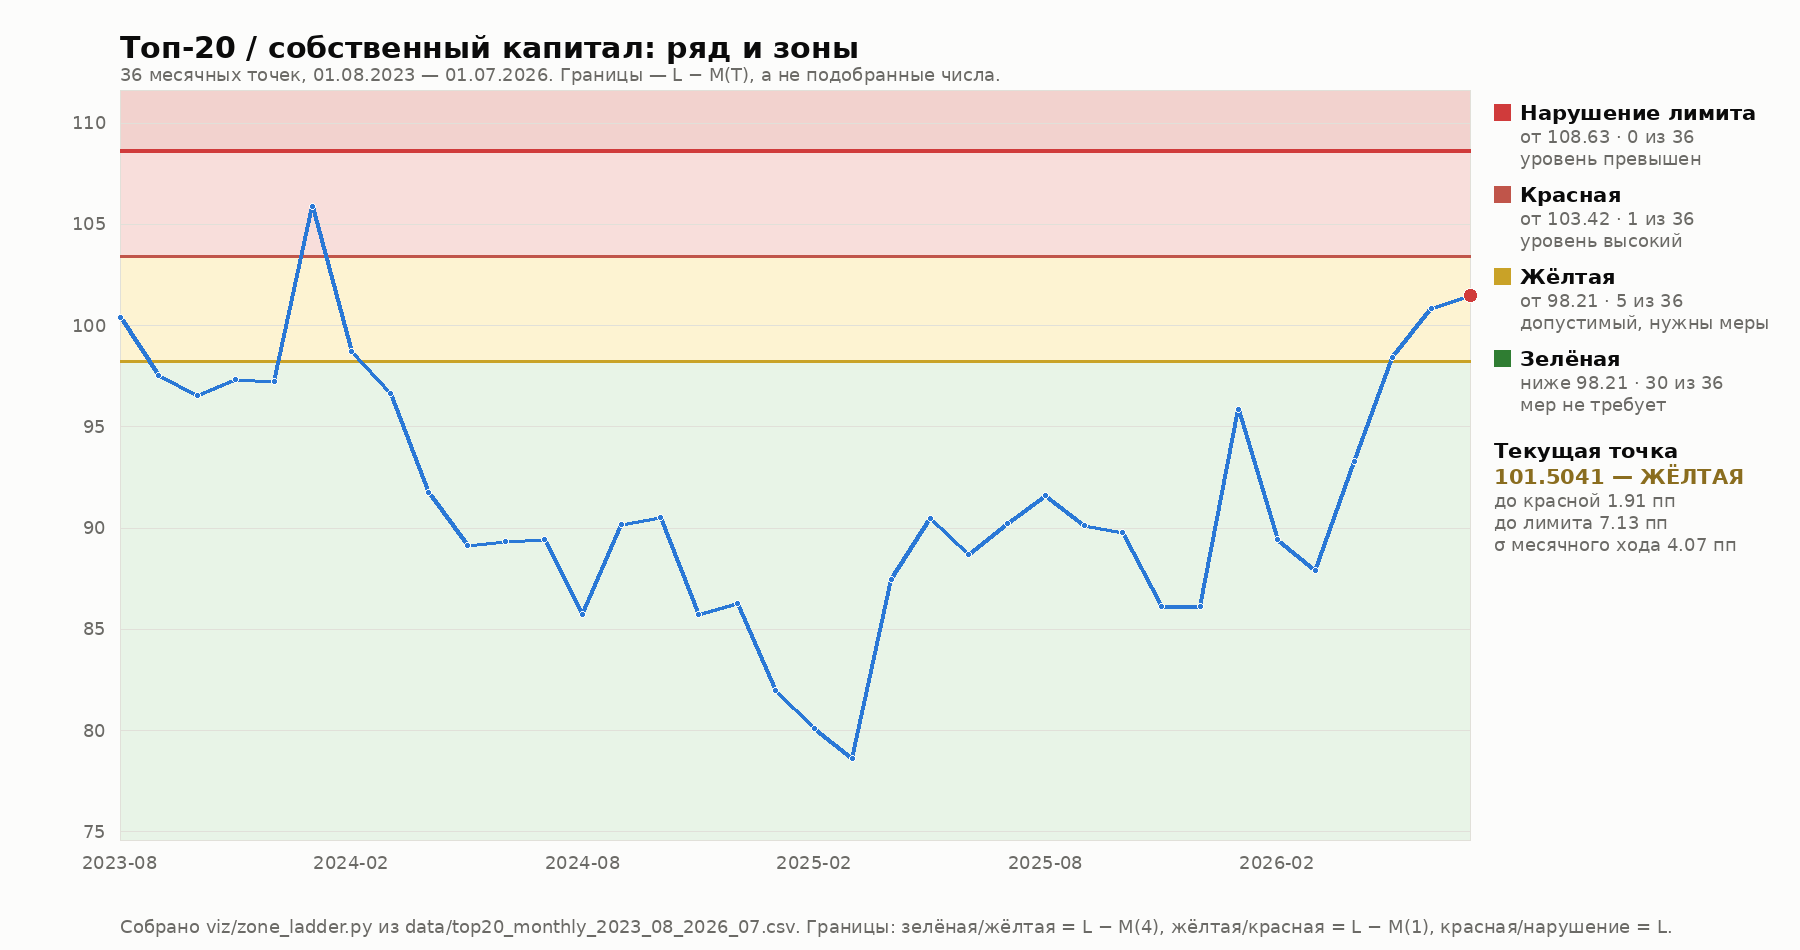

Write the Python code that produced this figure.
#!/usr/bin/env python3
# -*- coding: utf-8 -*-
"""Ряд топ-20 и лестница зон — PNG для вставки в расчётный лист.

Почему отдельный скрипт, а не `charts.py`: тот требует matplotlib, которого
в контейнере сессии нет. Здесь только PIL, который есть везде.

Почему не переиспользуется `zone_series.svg`: он нарисован под прежнюю разметку
с одной жёлтой линией на 99,60, а зоны с 15.09.2026 — лестница 98,21 / 103,42 /
108,63. Картинка, показывающая другие границы, чем лист, хуже её отсутствия.
Excel к тому же не вставляет SVG.

    python3 zone_ladder.py          # -> zone_ladder.png

Палитра — из методики визуализации (см. README.md): поверхность #fcfcfb,
текст #0b0b0b, статусные #d03b3b / #fab219 / #0ca30c за состоянием.
"""

import csv
import math
import os
import statistics as st

from PIL import Image, ImageDraw, ImageFont

HERE = os.path.dirname(os.path.abspath(__file__))
DATA = os.path.join(HERE, "..", "data", "top20_monthly_2023_08_2026_07.csv")
OUT = os.path.join(HERE, "zone_ladder.png")

W, H = 1800, 950
PAD_L, PAD_R, PAD_T, PAD_B = 120, 330, 90, 110
SURFACE, INK, MUTED, GRID = "#fcfcfb", "#0b0b0b", "#6b6a66", "#e1e0d9"
GREEN, YELLOW, RED, LIMIT = "#e8f4e7", "#fdf3d2", "#f8dedb", "#d03b3b"
LINE = "#2a78d6"
FONT = "/usr/share/fonts/truetype/dejavu/DejaVuSans.ttf"
FONT_B = "/usr/share/fonts/truetype/dejavu/DejaVuSans-Bold.ttf"

Z90 = 1.2815515655446004
K_G26 = 439961.267 / 503086.114          # СК_бал / СК_рег на 01.01.2026
L_REG = 95.0


def load():
    with open(DATA, encoding="utf-8") as fh:
        rows = list(csv.DictReader(fh, delimiter=";"))
    return [r["date"] for r in rows], [float(r["coef_new"]) * 100 for r in rows]


def main():
    dates, v = load()
    d = [v[i] - v[i - 1] for i in range(1, len(v))]
    sigma = st.stdev(d)
    L = L_REG / K_G26
    g = L - Z90 * sigma * 2              # L − M(4)
    y = L - Z90 * sigma                  # L − M(1)

    lo = min(min(v), g) - 4
    hi = max(max(v), L) + 3
    px = lambda i: PAD_L + i * (W - PAD_L - PAD_R) / (len(v) - 1)
    py = lambda val: H - PAD_B - (val - lo) * (H - PAD_T - PAD_B) / (hi - lo)

    im = Image.new("RGB", (W, H), SURFACE)
    dr = ImageDraw.Draw(im)
    f_t = ImageFont.truetype(FONT_B, 30)
    f_l = ImageFont.truetype(FONT, 20)
    f_s = ImageFont.truetype(FONT, 18)
    f_b = ImageFont.truetype(FONT_B, 21)

    # полосы зон
    for a, b, colour in ((lo, g, GREEN), (g, y, YELLOW), (y, L, RED)):
        dr.rectangle([PAD_L, py(b), W - PAD_R, py(a)], fill=colour)
    dr.rectangle([PAD_L, py(hi), W - PAD_R, py(L)], fill="#f2d2ce")

    # сетка и ось
    step = 5
    t = math.floor(lo / step) * step
    while t <= hi:
        if lo <= t <= hi:
            dr.line([PAD_L, py(t), W - PAD_R, py(t)], fill=GRID)
            dr.text((PAD_L - 14, py(t) - 11), f"{t:.0f}", font=f_s, fill=MUTED,
                    anchor="ra")
        t += step
    dr.rectangle([PAD_L, PAD_T, W - PAD_R, H - PAD_B], outline=GRID)

    # границы
    for val, colour, width in ((g, "#c9a227", 3), (y, "#c0554a", 3), (L, LIMIT, 4)):
        dr.line([PAD_L, py(val), W - PAD_R, py(val)], fill=colour, width=width)

    # ряд
    pts = [(px(i), py(x)) for i, x in enumerate(v)]
    dr.line(pts, fill=LINE, width=4, joint="curve")
    for i, (x, yy) in enumerate(pts):
        r = 7 if i == len(pts) - 1 else 3
        dr.ellipse([x - r, yy - r, x + r, yy + r],
                   fill=(LIMIT if i == len(pts) - 1 else LINE), outline=SURFACE)

    # подписи дат: каждая шестая
    for i in range(0, len(v), 6):
        dr.text((px(i), H - PAD_B + 12), dates[i][:7], font=f_s, fill=MUTED,
                anchor="ma")

    # правое поле — легенда зон
    lx = W - PAD_R + 24
    dr.text((PAD_L, 30), "Топ-20 / собственный капитал: ряд и зоны", font=f_t, fill=INK)
    dr.text((PAD_L, 64),
            "36 месячных точек, 01.08.2023 — 01.07.2026. Границы — L − M(T), "
            "а не подобранные числа.", font=f_s, fill=MUTED)

    cnt = [sum(1 for x in v if x < g), sum(1 for x in v if g <= x < y),
           sum(1 for x in v if y <= x < L), sum(1 for x in v if x >= L)]
    rows = [("Нарушение лимита", L, LIMIT, cnt[3], "уровень превышен"),
            ("Красная", y, "#c0554a", cnt[2], "уровень высокий"),
            ("Жёлтая", g, "#c9a227", cnt[1], "допустимый, нужны меры"),
            ("Зелёная", None, "#2f7d32", cnt[0], "мер не требует")]
    ty = PAD_T + 10
    for name, val, colour, n, tail in rows:
        dr.rectangle([lx, ty + 4, lx + 16, ty + 20], fill=colour)
        dr.text((lx + 26, ty), name, font=f_b, fill=INK)
        ty += 26
        txt = f"от {val:.2f}" if val is not None else f"ниже {g:.2f}"
        dr.text((lx + 26, ty), f"{txt} · {n} из 36", font=f_s, fill=MUTED)
        ty += 22
        dr.text((lx + 26, ty), tail, font=f_s, fill=MUTED)
        ty += 34

    ty += 10
    cur = v[-1]
    dr.text((lx, ty), "Текущая точка", font=f_b, fill=INK)
    dr.text((lx, ty + 26), f"{cur:.4f} — ЖЁЛТАЯ", font=f_b, fill="#8a6d1f")
    dr.text((lx, ty + 52), f"до красной {y - cur:.2f} пп", font=f_s, fill=MUTED)
    dr.text((lx, ty + 74), f"до лимита {L - cur:.2f} пп", font=f_s, fill=MUTED)
    dr.text((lx, ty + 96), f"σ месячного хода {sigma:.2f} пп", font=f_s, fill=MUTED)

    dr.text((PAD_L, H - 34),
            "Собрано viz/zone_ladder.py из data/top20_monthly_2023_08_2026_07.csv. "
            "Границы: зелёная/жёлтая = L − M(4), жёлтая/красная = L − M(1), "
            "красная/нарушение = L.", font=f_s, fill=MUTED)

    im.save(OUT)
    print("написан", os.path.relpath(OUT, HERE))
    print(f"  σ={sigma:.4f}  L={L:.4f}  зел/жёл={g:.4f}  жёл/кр={y:.4f}")
    print(f"  зоны: {cnt[0]} / {cnt[1]} / {cnt[2]} / {cnt[3]}")


if __name__ == "__main__":
    main()
